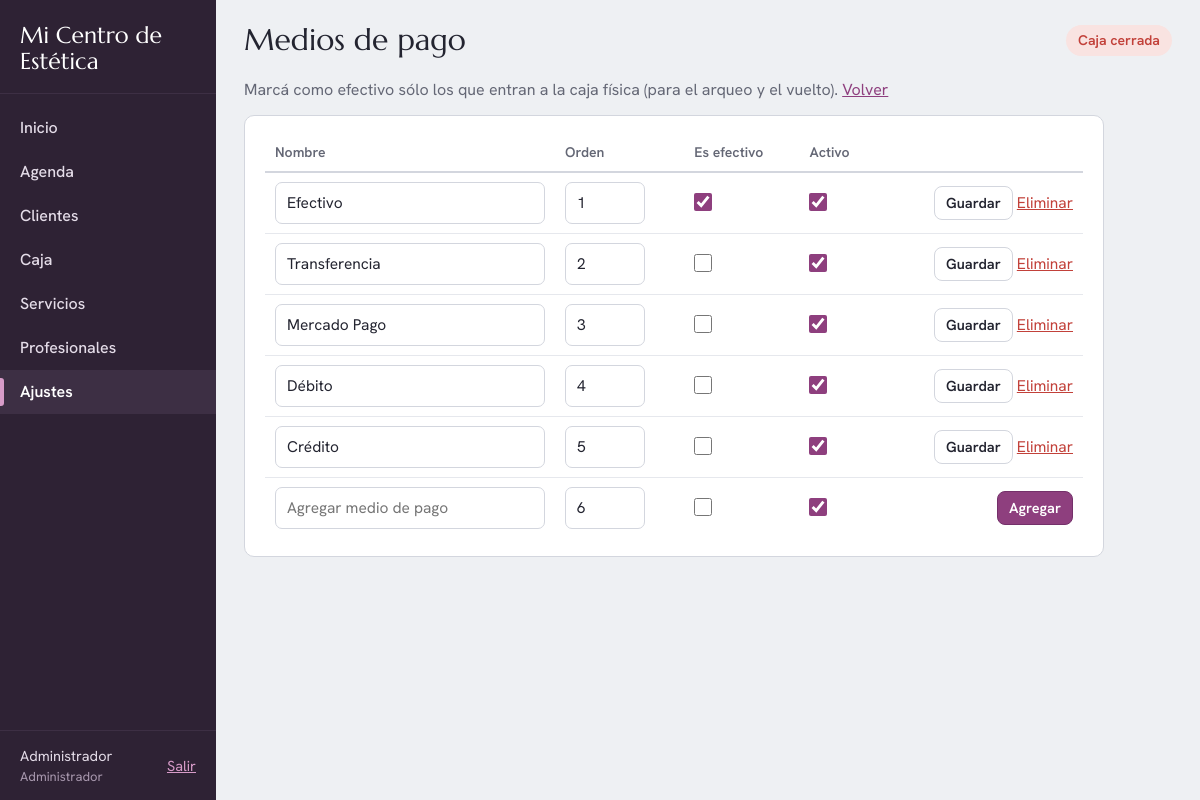
The app's page /abm.php?t=medios_pago (signed in) with its own data.
### tables this page shows
CREATE TABLE IF NOT EXISTS medios_pago (
  id          INT AUTO_INCREMENT PRIMARY KEY,
  nombre      VARCHAR(50) NOT NULL,
  es_efectivo TINYINT(1) NOT NULL DEFAULT 0,
  orden       INT NOT NULL DEFAULT 0,
  activo      TINYINT(1) NOT NULL DEFAULT 1
);

### inc/auth.php (called while the page is built, shortened)
<?php
function usuario()
{
    return isset($_SESSION['usuario']) ? $_SESSION['usuario'] : null;
}
function puede($permiso)
{
    $u = usuario();
    $p = isset(PERMISOS[$u['rol']]) ? PERMISOS[$u['rol']] : [];
    return in_array('*', $p, true) || in_array($permiso, $p, true);
}
function es_profesional()
{
    $u = usuario();
    return $u && $u['rol'] === 'profesional';
}
function url($ruta = '')
{
    static $base = null;
    if ($base === null) {
        $script = str_replace('\\', '/', $_SERVER['SCRIPT_NAME']);
        $dir = rtrim(str_replace('\\', '/', dirname($script)), '/');
        $base = $dir . '/';
    }
    return $base . ltrim($ruta, '/');
}

### inc/db.php (called while the page is built, shortened)
<?php
function db()
{
    static $pdo = null;
    if ($pdo === null) {
        $dsn = 'mysql:host=' . DB_HOST . ';port=' . DB_PORT . ';dbname=' . DB_NAME . ';charset=utf8mb4';
        try {
            $pdo = new PDO($dsn, DB_USER, DB_PASS, [
                PDO::ATTR_ERRMODE            => PDO::ERRMODE_EXCEPTION,
                PDO::ATTR_DEFAULT_FETCH_MODE => PDO::FETCH_ASSOC,
                PDO::ATTR_EMULATE_PREPARES   => false,
            ]);
        } catch (PDOException $ex) {
            require_once __DIR__ . '/ayuda_mysql.php';
            http_response_code(500);
            $raiz = rtrim(str_replace('\\', '/', dirname(str_replace('\\', '/', $_SERVER['SCRIPT_NAME']))), '/');
            if (substr($raiz, -4) === '/api') {
                $raiz = substr($raiz, 0, -4);
            }
            echo '<!DOCTYPE html><html lang="es"><head><meta charset="utf-8"><meta name="viewport" content="width=device-width, initial-scale=1"><title>Sin conexión a la base</title>'
                . '<link rel="stylesheet" href="' . $raiz . '/assets/app.css"></head><body><main class="solo"><div class="login" style="max-width:560px">'
                . '<h1>No se pudo conectar a MySQL</h1>'
                . '<div class="aviso aviso-alerta">' . htmlspecialchars(ayuda_mysql($ex->getMessage())) . '</div>'
                . '<p><small>Detalle técnico: ' . htmlspecialchars($ex->getMessage()) . '</small></p>'
                . '<a class="btn btn-pri btn-bloque" href="' . $raiz . '/diagnostico.php">Ver diagnóstico completo</a>'
                . '</div></main></body></html>';
            exit;
        }
        $pdo->exec("SET time_zone = '" . date('P') . "'");
    }
    return $pdo;
}
function q($sql, array $params = [])
{
    $st = db()->prepare($sql);
    $st->execute($params);
    return $st;
}
function q_all($sql, array $params = [])
{
    return q($sql, $params)->fetchAll();
}
function q_row($sql, array $params = [])
{
    $r = q($sql, $params)->fetch();
    return $r === false ? null : $r;
}

### inc/funciones.php (called while the page is built, shortened)
<?php
function e($s)
{
    return htmlspecialchars((string)$s, ENT_QUOTES, 'UTF-8');
}
function get($k, $def = null)
{
    return isset($_GET[$k]) ? $_GET[$k] : $def;
}
function config_get($clave, $def = '')
{
    static $cache = null;
    if ($cache === null) {
        $cache = [];
        foreach (q_all('SELECT clave, valor FROM configuracion') as $r) {
            $cache[$r['clave']] = $r['valor'];
        }
    }
    return array_key_exists($clave, $cache) && $cache[$clave] !== null ? $cache[$clave] : $def;
}

### inc/caja.php (called while the page is built, shortened)
<?php
function caja_abierta()
{
    static $c = false;
    if ($c === false) {
        $c = q_row("SELECT * FROM cajas WHERE estado = 'abierta' ORDER BY id DESC LIMIT 1");
    }
    return $c;
}

### abm.php (the view, shortened to what this page needs)
<?php
$TABLAS = [
    'categorias' => [
        'titulo' => 'Categorías', 'singular' => 'categoría', 'volver' => 'servicios.php',
        'ayuda'  => 'Agrupan los servicios y los profesionales (un profesional puede estar en varias). Sirven para filtrar la agenda y dar turnos a cualquier profesional libre de la categoría. El orden define cómo aparecen.',
        'campos' => ['nombre' => 'Nombre', 'orden' => 'Orden'],
        'checks' => ['activo' => 'Activa'],
        'orden'  => 'orden, nombre',
        'uso'    => 'SELECT (SELECT COUNT(*) FROM servicios WHERE categoria_id = ?) + (SELECT COUNT(*) FROM profesional_categorias WHERE categoria_id = ?)',
    ],
    'cabinas' => [
        'titulo' => 'Cabinas y equipos', 'singular' => 'cabina o equipo', 'volver' => 'servicios.php',
        'ayuda'  => 'Si un servicio ocupa una cabina o un aparato (ej. el equipo láser), el sistema no deja dar dos turnos a la vez con él, aunque sean de profesionales distintos.',
        'campos' => ['nombre' => 'Nombre', 'orden' => 'Orden'],
        'checks' => ['activo' => 'Activa'],
        'orden'  => 'orden, nombre',
        'uso'    => 'SELECT (SELECT COUNT(*) FROM servicios WHERE cabina_id = ?) + (SELECT COUNT(*) FROM turnos WHERE cabina_id = ?)',
    ],
    'medios_pago' => [
        'titulo' => 'Medios de pago', 'singular' => 'medio de pago', 'volver' => 'ajustes.php',
        'ayuda'  => 'Marcá como efectivo sólo los que entran a la caja física (para el arqueo y el vuelto).',
        'campos' => ['nombre' => 'Nombre', 'orden' => 'Orden'],
        'checks' => ['es_efectivo' => 'Es efectivo', 'activo' => 'Activo'],
        'orden'  => 'orden, nombre',
        'uso'    => 'SELECT (SELECT COUNT(*) FROM cobro_pagos WHERE medio_pago_id = ?) + (SELECT COUNT(*) FROM caja_movimientos WHERE medio_pago_id = ?)',
    ],
];
$t = get('t');
$cfg = $TABLAS[$t];
$filas = q_all("SELECT * FROM `$t` ORDER BY " . $cfg['orden']);
layout_header($cfg['titulo'], ['activo' => $cfg['volver']]);
?>
<p class="apagado"><?= e($cfg['ayuda']) ?> <a href="<?= url($cfg['volver']) ?>">Volver</a></p>
<div class="card" style="max-width:860px">
  <div class="tabla-scroll">
  <table class="tabla">
    <thead><tr>
      <?php foreach ($cfg['campos'] as $k => $lbl): ?><th><?= e($lbl) ?></th><?php endforeach; ?>
      <?php foreach ($cfg['checks'] as $k => $lbl): ?><th><?= e($lbl) ?></th><?php endforeach; ?>
      <th></th>
    </tr></thead>
    <tbody>
    <?php foreach ($filas as $f): $fid = 'f' . $f['id']; ?>
      <tr>
        <?php foreach ($cfg['campos'] as $k => $lbl): ?>
          <td><input form="<?= $fid ?>" type="<?= $k === 'orden' ? 'number' : 'text' ?>" name="<?= $k ?>" value="<?= e($f[$k]) ?>" <?= $k === 'orden' ? 'style="width:80px"' : '' ?> aria-label="<?= e($lbl) ?>"></td>
        <?php endforeach; ?>
        <?php foreach ($cfg['checks'] as $k => $lbl): ?>
          <td><input form="<?= $fid ?>" type="checkbox" name="<?= $k ?>" value="1"<?= $f[$k] ? ' checked' : '' ?> aria-label="<?= e($lbl) ?>"></td>
        <?php endforeach; ?>
        <td class="acciones">
          <form id="<?= $fid ?>" method="post" class="inline"><?= csrf_field() ?><input type="hidden" name="id" value="<?= (int)$f['id'] ?>">
            <button class="btn btn-chico" type="submit">Guardar</button>
            <button class="link link-peligro" type="submit" name="accion" value="eliminar" data-confirm="¿Eliminar <?= e($f['nombre']) ?>?">Eliminar</button>
          </form>
        </td>
      </tr>
    <?php endforeach; ?>
      <tr>
        <?php foreach ($cfg['campos'] as $k => $lbl): ?>
          <td><input form="nuevo" type="<?= $k === 'orden' ? 'number' : 'text' ?>" name="<?= $k ?>" placeholder="<?= $k === 'nombre' ? 'Agregar ' . e($cfg['singular']) : '' ?>" <?= $k === 'orden' ? 'style="width:80px" value="' . (count($filas) + 1) . '"' : '' ?> aria-label="<?= e($lbl) ?>"></td>
        <?php endforeach; ?>
        <?php foreach ($cfg['checks'] as $k => $lbl): ?>
          <td><input form="nuevo" type="checkbox" name="<?= $k ?>" value="1"<?= $k === 'activo' ? ' checked' : '' ?> aria-label="<?= e($lbl) ?>"></td>
        <?php endforeach; ?>
        <td class="acciones"><form id="nuevo" method="post" class="inline"><?= csrf_field() ?><button class="btn btn-chico btn-pri" type="submit">Agregar</button></form></td>
      </tr>
    </tbody>
  </table>
  </div>
</div>
<?php layout_footer(); ?>

### inc/layout.php (shortened to what this page needs)
<?php
function menu_items()
{
    return [
        ['index.php',         'Inicio',                                   'inicio'],
        ['agenda.php',        es_profesional() ? 'Mi agenda' : 'Agenda',  'agenda'],
        ['clientes.php',      'Clientes',                                 'clientes'],
        ['caja.php',          'Caja',                                     'caja'],
        ['servicios.php',     'Servicios',                                'servicios'],
        ['profesionales.php', 'Profesionales',                            'profesionales'],
        ['ajustes.php',       'Ajustes',                                  'ajustes'],
    ];
}
function layout_header($titulo, array $op = [])
{
    $u = usuario();
    $activo = isset($op['activo']) ? $op['activo'] : basename($_SERVER['SCRIPT_NAME']);
    $clase = isset($op['clase']) ? $op['clase'] : '';
    $centro = config_get('nombre_centro', 'Centro de Estética');
    ?>
<!DOCTYPE html>
<html lang="es">
<head>
<link rel="stylesheet" href="<?= url('assets/app.css') ?>?v=1">
</head>
<body class="<?= e($clase) ?>">
<?php if ($u): ?>
<div class="app">
  <aside class="lateral" id="lateral">
    <a class="marca" href="<?= url('index.php') ?>"><?= e($centro) ?></a>
    <nav class="menu">
      <?php foreach (menu_items() as $m):
          $on = ($activo === $m[0]) ? ' class="on" aria-current="page"' : ''; ?>
        <a href="<?= url($m[0]) ?>"<?= $on ?>><?= e($m[1]) ?><?php
          if ($m[0] === 'caja.php') {
              $n = count(turnos_sin_cobrar());
              if ($n > 0) echo ' <span class="cuenta" title="Turnos atendidos sin cobrar">' . $n . '</span>';
          } ?></a>
      <?php endforeach; ?>
    </nav>
    <div class="usuario">
      <span><?= e($u['nombre']) ?><small><?= e(ROLES[$u['rol']]) ?></small></span>
      <a href="<?= url('logout.php') ?>">Salir</a>
    </div>
  </aside>
  <main class="contenido">
    <?php if (empty($op['sin_titulo'])): ?>
    <header class="barra">
      <h1><?= e($titulo) ?></h1>
      <?= estado_caja_pill() ?>
    </header>
    <?php endif; ?>
<?php else: ?>
<main class="solo">
<?php endif;
}
function estado_caja_pill()
{
    $c = caja_abierta();
    return '<a class="pill pill-off" href="' . url('caja.php') . '">Caja cerrada</a>';
}
function layout_footer(array $scripts = [])
{
    if (usuario()) {
        echo "  </main>\n</div>\n";
    } else {
        echo "</main>\n";
    }
    echo "</body>\n</html>";
}

### assets/app.css (style rules this page uses)
:root { --fondo: #eef0f3; --papel: #ffffff; --tinta: #232430; --gris: #646775; --linea: #d3d6de; --linea-suave: #e6e8ed; --ciruela: #2e2234; --ciruela-2: #3d2f44; --ciruela-txt: #e4dce8; --orquidea: #8e3f7e; --orquidea-osc: #74306a; --orquidea-suave: #f4e7f1; --aloe: #2f7d6d; --aloe-suave: #e0f0ec; --ambar: #b7791f; --ambar-suave: #fbf0dc; --coral: #c2413a; --coral-suave: #f9e3e1; --cielo: #3f6fa8; --cielo-suave: #e2ebf6; --radio: 10px; --f-txt: "Hanken", "Segoe UI", system-ui, sans-serif; --f-tit: "Marcellus", Georgia, "Times New Roman", serif; }
* { box-sizing: border-box; }
html { -webkit-text-size-adjust: 100%; }
body { margin: 0; font-family: var(--f-txt); font-size: 16px; line-height: 1.5; color: var(--tinta); background: var(--fondo); font-variant-numeric: tabular-nums; }
a { color: var(--orquidea); }
h1, h2, h3 { line-height: 1.2; margin: 0 0 .6em; }
h1 { font-family: var(--f-tit); font-weight: 400; font-size: 30px; margin: 0; }
p { margin: 0 0 .8em; }
small, .apagado { color: var(--gris); }
.app { display: grid; grid-template-columns: 216px 1fr; min-height: 100vh; }
.lateral { background: var(--ciruela); color: var(--ciruela-txt); display: flex; flex-direction: column; position: sticky; top: 0; height: 100vh; }
.marca { font-family: var(--f-tit); font-size: 23px; line-height: 1.15; color: #fff; text-decoration: none; padding: 22px 20px 18px; border-bottom: 1px solid var(--ciruela-2); display: block; }
.menu { display: flex; flex-direction: column; padding: 12px 0; overflow-y: auto; flex: 1; }
.menu a { color: var(--ciruela-txt); text-decoration: none; padding: 10px 20px; font-size: 16px; font-weight: 500; display: flex; align-items: center; justify-content: space-between; position: relative; }
.menu a.on { background: var(--ciruela-2); color: #fff; font-weight: 600; }
.menu a.on::before { content: ""; position: absolute; left: 0; top: 8px; bottom: 8px; width: 4px; border-radius: 0 3px 3px 0; background: #d79bc8; }
.usuario { padding: 14px 20px; border-top: 1px solid var(--ciruela-2); display: flex; justify-content: space-between; align-items: center; gap: 8px; font-size: 14.5px; }
.usuario small { display: block; color: #a898ae; font-size: 13px; }
.usuario a { color: #d79bc8; }
.contenido { padding: 22px 28px 40px; min-width: 0; }
.barra { display: flex; align-items: center; gap: 12px; margin-bottom: 20px; flex-wrap: wrap; }
.barra h1 { flex: 1; min-width: 0; }
.pill { font-size: 14px; font-weight: 600; padding: 5px 12px; border-radius: 999px; text-decoration: none; white-space: nowrap; }
.pill-off { background: var(--coral-suave); color: var(--coral); }
.card { background: var(--papel); border: 1px solid var(--linea); border-radius: var(--radio); padding: 18px 20px; margin-bottom: 18px; }
.tabla-scroll { overflow-x: auto; }
table.tabla { width: 100%; border-collapse: collapse; font-size: 15.5px; }
.tabla th { text-align: left; font-weight: 600; color: var(--gris); font-size: 14px; padding: 8px 10px; border-bottom: 2px solid var(--linea); white-space: nowrap; }
.tabla td { padding: 9px 10px; border-bottom: 1px solid var(--linea-suave); vertical-align: middle; }
.tabla tr:last-child td { border-bottom: 0; }
.tabla .acciones { text-align: right; white-space: nowrap; }
input[type=text], input[type=number], input[type=password], input[type=tel], input[type=email], input[type=date], input[type=time], input[type=search], select, textarea { font: inherit; color: inherit; width: 100%; min-height: 42px; padding: 8px 11px; border: 1px solid var(--linea); border-radius: 7px; background: #fff; }
input[type=checkbox], input[type=radio] { width: 18px; height: 18px; accent-color: var(--orquidea); vertical-align: -3px; margin: 0 6px 0 0; }
.inline { display: inline; }
.btn { font: inherit; font-weight: 600; font-size: 15.5px; display: inline-flex; align-items: center; justify-content: center; gap: 6px; min-height: 42px; padding: 8px 16px; border-radius: 8px; border: 1px solid var(--linea); background: #fff; color: var(--tinta); cursor: pointer; text-decoration: none; white-space: nowrap; }
.btn-pri { background: var(--orquidea); border-color: var(--orquidea-osc); color: #fff; }
.btn-chico { min-height: 34px; padding: 4px 11px; font-size: 14.5px; }
.link { background: none; border: 0; color: var(--orquidea); font: inherit; cursor: pointer; padding: 0; text-decoration: underline; }
.link-peligro { color: var(--coral); }

### records on screen
medios_pago: nombre "Efectivo", orden "1", es_efectivo "☑", activo "☑"
medios_pago: nombre "Transferencia", orden "2", activo "☑"
medios_pago: nombre "Mercado Pago", orden "3", activo "☑"
medios_pago: nombre "Débito", orden "4", activo "☑"
medios_pago: nombre "Crédito", orden "5", activo "☑"

### other values on screen
$centro "Mi Centro de Estética"
$m[1] "Inicio"
$m[1] "Agenda"
$m[1] "Clientes"
$m[1] "Caja"
$m[1] "Servicios"
$m[1] "Profesionales"
$m[1] "Ajustes"
$u['nombre'] "Administrador"
ROLES[$u['rol']] "Administrador"
$titulo "Medios de pago"
$cfg['ayuda'] "Marcá como efectivo sólo los que entran a la caja física (para el arqueo y el vuelto)."
$lbl "Nombre"
$lbl "Orden"
$lbl "Es efectivo"
